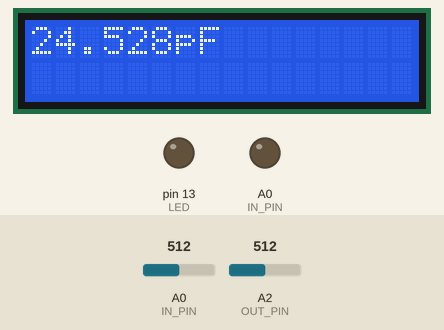
The sketch below on a simulated Arduino Uno, built with avr-gcc and run on an emulated ATmega328P. On the bench: 16×2 character LCD, output pins drawn as LEDs (lit = HIGH). The test bench sets the inputs (shaded band); at power-on: A0 (IN_PIN) = 512, A2 (OUT_PIN) = 512. Pins used as bus, display or sensor lines are not drawn; what the sketch prints to the serial monitor is not drawn.

Above: at 1.2 s.
1.3 s: A0 (IN_PIN) set to 988
At 2.0 s:
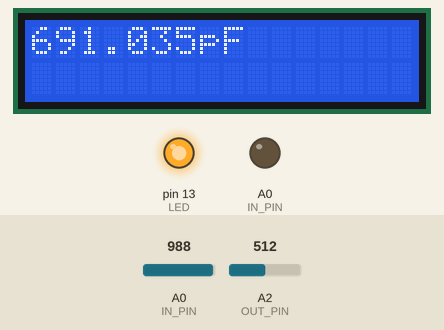
2.9 s: A0 (IN_PIN) set to 1017
At 4.6 s:
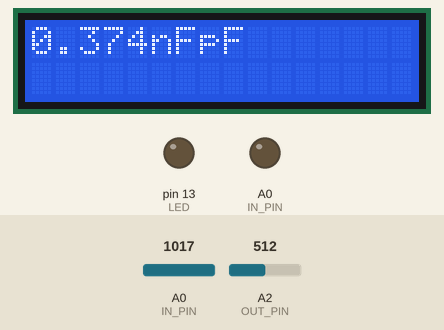
5.1 s: A0 (IN_PIN) set to 716
At 6.4 s:
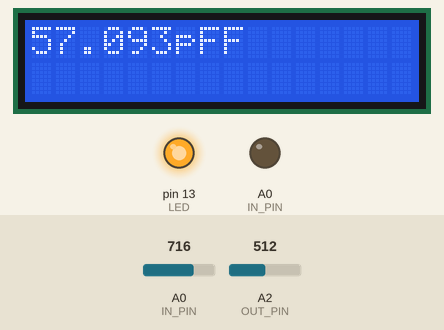
7.1 s: A0 (IN_PIN) set to 576
At 8.0 s:
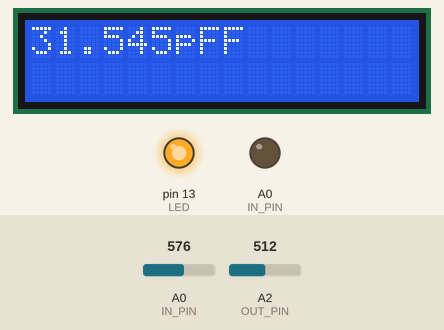
9.2 s: A0 (IN_PIN) set to 545
At 10.8 s:
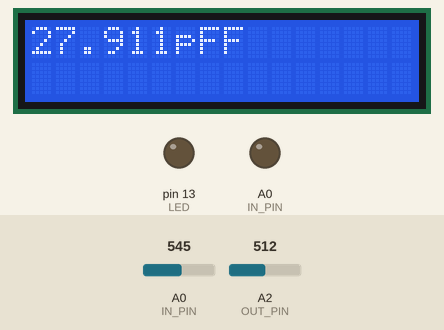
11.3 s: A0 (IN_PIN) set to 315
At 12.4 s:
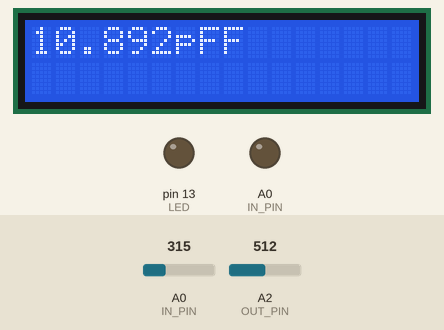
13.4 s: A0 (IN_PIN) set to 290
Timing chart, 0 to 16.4 s (numbered marks = the images above; inputs shaded):
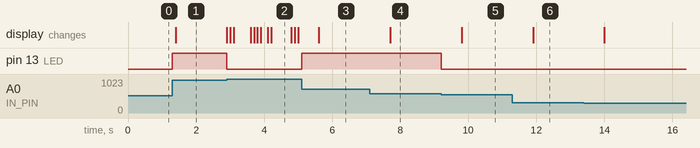

The sketch:

LCD_vertragina.ino
```cpp
#include <LiquidCrystal.h>
LiquidCrystal lcd(12, 11, 5, 4, 3, 2);
#define LED 13
const int OUT_PIN = A2;
const int IN_PIN = A0;
const float IN_STRAY_CAP_TO_GND = 24.48;
const float IN_CAP_TO_GND  = IN_STRAY_CAP_TO_GND;
const float R_PULLUP = 30.8;  // the resistance in the port
const int MAX_ADC_VALUE = 1023;
const float sensitivity = 5.8573; // richtingscoefficient
const float startvalue = 113.119; // stationaryvalue
int counter = 0;

void setup() {
  pinMode(OUT_PIN, OUTPUT);
  pinMode(IN_PIN, OUTPUT);
  pinMode(LED, OUTPUT);
  Serial.begin(9600);
  lcd.begin(16, 2);

}

void loop() {
  pinMode(IN_PIN, INPUT);
  digitalWrite(OUT_PIN, HIGH);
  int val = analogRead(IN_PIN);
  digitalWrite(OUT_PIN, LOW);
  digitalWrite(LED, LOW);


  if (val < 1000) {
    pinMode(IN_PIN, OUTPUT);

    float capacitance = (float)val * IN_CAP_TO_GND / (float)(MAX_ADC_VALUE - val);
    float acceleration = (capacitance - startvalue) / sensitivity;

    if (capacitance > 30.0) {
      digitalWrite(LED, HIGH);
    }
    Serial.print(F("Capacitance Value;"));
    Serial.print(capacitance, 3);
    Serial.println();
    Serial.print(F(" pF ("));
    Serial.print(val);
    Serial.println(F(") "));

    Serial.print(F("acceleration;"));
    Serial.print(acceleration, 2);
    Serial.println();
    if ((counter % 7) == 0) {
      lcd.print(capacitance,3);
      lcd.print("pF");
      lcd.setCursor(0, 0);
    }


  }


  else {
    pinMode(IN_PIN, OUTPUT);
    delay(1);
    pinMode(OUT_PIN, INPUT_PULLUP);
    unsigned long u1 = micros();
    unsigned long t;
    int digVal;

    do {
      digVal = digitalRead(OUT_PIN);
      unsigned long u2 = micros();
      t = u2 > u1 ? u2 - u1 : u1 - u2;
    } while ((digVal < 1) && (t < 400000L));

    pinMode(OUT_PIN, INPUT);
    val = analogRead(OUT_PIN);
    digitalWrite(IN_PIN, HIGH);
    int dischargeTime = (int)(t / 1000L) * 5;
    delay(dischargeTime);
    pinMode(OUT_PIN, OUTPUT);
    digitalWrite(OUT_PIN, LOW);
    digitalWrite(IN_PIN, LOW);

    float capacitance = -(float)t / R_PULLUP / log(1.0 - (float)val / (float)MAX_ADC_VALUE);


    Serial.print(F("Capacitance Value = "));


    if (capacitance > 1000.0) {

      Serial.print(capacitance / 1000.0, 2);
      Serial.print(F(" uF"));
      lcd.print(capacitance,3);

      lcd.print("uF");
      lcd.setCursor(0, 0);

    }
    else {
      Serial.print(capacitance, 2);
      Serial.print(F(" nF"));
      lcd.print(capacitance,3);
      lcd.print("nF");
      lcd.setCursor(0, 0);
    }

    Serial.print(F(" ("));
    Serial.print(digVal == 1 ? F("Normal") : F("HighVal"));
    Serial.print(F(", t= "));
    Serial.print(t);
    Serial.print(F(" us, ADC= "));
    Serial.print(val);
    Serial.println(F(")"));
    lcd.print(capacitance,3);
    lcd.print("nF");
    lcd.setCursor(0, 0);

  }
  counter += 1;
  while (millis() % 100 != 0);

}
```

Measured:
- the behaviour switches between 999 and 1000 on A0 (IN_PIN) (found by bisection; images 1 and 2)
- the behaviour switches between 564 and 563 on A0 (IN_PIN) (found by bisection; images 4 and 5)
- after the input at 1.3 s, pin 13 (LED): LOW → HIGH at once; the display: changes after 0.10 s (image 1)
- after the input at 2.9 s, pin 13 (LED): HIGH → LOW at once; the display: changes at once (image 2)
- after the input at 5.1 s, pin 13 (LED): LOW → HIGH at once; the display: changes after 0.50 s (image 3)
- after the input at 7.1 s, the display: changes after 0.60 s (image 4)
- after the input at 9.2 s, pin 13 (LED): HIGH → LOW at once; the display: changes after 0.60 s (image 5)
- after the input at 11.3 s, the display: changes after 0.60 s (image 6)
